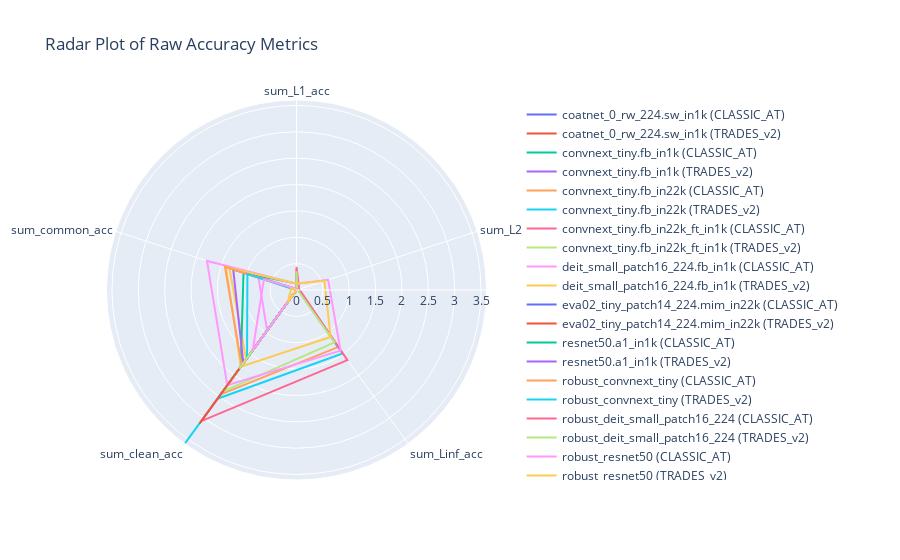

Source (notebook cell):
### Code cell
import pandas as pd

df1 = grouped_df.copy()

metrics_to_sum = ["L1_acc", "L2_acc", "Linf_acc", "clean_acc", "common_acc"]

for metric in metrics_to_sum:
    metric_cols = [col for col in df1.columns if col[1] == metric]
    df1[f'sum_{metric}'] = df1[metric_cols].sum(axis=1)

df_per_row_sums = df1[[f'sum_{m}' for m in metrics_to_sum]]

df_per_row_sums.columns = df_per_row_sums.columns.get_level_values(0)

df_per_row_sums.columns.name = 'metric'

df_per_row_sums


metrics = ['sum_L1_acc', 'sum_L2_acc', 'sum_Linf_acc', 'sum_clean_acc', 'sum_common_acc']

labels = metrics
num_vars = len(labels)
angles = np.linspace(0, 2 * np.pi, num_vars, endpoint=False).tolist()
angles += angles[:1]  # close the loop



# Plot
import plotly.graph_objects as go

# Create Plotly radar plot without fill
fig = go.Figure()

for (backbone, loss), row in df_per_row_sums.iterrows():
    fig.add_trace(go.Scatterpolar(
        r=row.tolist() + [row.tolist()[0]],  # Close the loop
        theta=metrics + [metrics[0]],
        mode='lines',
        name=f"{backbone} ({loss})",
        line=dict(width=2)
    ))

fig.update_layout(
    title="Radar Plot of Raw Accuracy Metrics",
    polar=dict(
        radialaxis=dict(visible=True),
        angularaxis=dict(direction="clockwise")
    ),
    showlegend=True
)

fig.show()

### Figure 1 — Plotly figure (JSON) as saved in the notebook; plotly's stock layout.template omitted (floating-point values rounded to 4 significant figures)
{"data": [{"line": {"width": 2}, "mode": "lines", "name": "coatnet_0_rw_224.sw_in1k (CLASSIC_AT)", "r": [0, 0, 0, 0, 0, 0], "theta": ["sum_L1_acc", "sum_L2_acc", "sum_Linf_acc", "sum_clean_acc", "sum_common_acc", "sum_L1_acc"], "type": "scatterpolar"}, {"line": {"width": 2}, "mode": "lines", "name": "coatnet_0_rw_224.sw_in1k (TRADES_v2)", "r": [0, 0, 0, 0, 0, 0], "theta": ["sum_L1_acc", "sum_L2_acc", "sum_Linf_acc", "sum_clean_acc", "sum_common_acc", "sum_L1_acc"], "type": "scatterpolar"}, {"line": {"width": 2}, "mode": "lines", "name": "convnext_tiny.fb_in1k (CLASSIC_AT)", "r": [0.001333, 0, 0, 1.016, 0, 0.001333], "theta": ["sum_L1_acc", "sum_L2_acc", "sum_Linf_acc", "sum_clean_acc", "sum_common_acc", "sum_L1_acc"], "type": "scatterpolar"}, {"line": {"width": 2}, "mode": "lines", "name": "convnext_tiny.fb_in1k (TRADES_v2)", "r": [0, 0, 0, 2.326, 0, 0], "theta": ["sum_L1_acc", "sum_L2_acc", "sum_Linf_acc", "sum_clean_acc", "sum_common_acc", "sum_L1_acc"], "type": "scatterpolar"}, {"line": {"width": 2}, "mode": "lines", "name": "convnext_tiny.fb_in22k (CLASSIC_AT)", "r": [0.008, 0, 0, 0.9953, 0, 0.008], "theta": ["sum_L1_acc", "sum_L2_acc", "sum_Linf_acc", "sum_clean_acc", "sum_common_acc", "sum_L1_acc"], "type": "scatterpolar"}, {"line": {"width": 2}, "mode": "lines", "name": "convnext_tiny.fb_in22k (TRADES_v2)", "r": [0.007175, 0, 0, 3.603, 0, 0.007175], "theta": ["sum_L1_acc", "sum_L2_acc", "sum_Linf_acc", "sum_clean_acc", "sum_common_acc", "sum_L1_acc"], "type": "scatterpolar"}, {"line": {"width": 2}, "mode": "lines", "name": "convnext_tiny.fb_in22k_ft_in1k (CLASSIC_AT)", "r": [0.012, 0, 0, 1.732, 0, 0.012], "theta": ["sum_L1_acc", "sum_L2_acc", "sum_Linf_acc", "sum_clean_acc", "sum_common_acc", "sum_L1_acc"], "type": "scatterpolar"}, {"line": {"width": 2}, "mode": "lines", "name": "convnext_tiny.fb_in22k_ft_in1k (TRADES_v2)", "r": [0, 0, 0, 2.028, 0, 0], "theta": ["sum_L1_acc", "sum_L2_acc", "sum_Linf_acc", "sum_clean_acc", "sum_common_acc", "sum_L1_acc"], "type": "scatterpolar"}, {"line": {"width": 2}, "mode": "lines", "name": "deit_small_patch16_224.fb_in1k (CLASSIC_AT)", "r": [0, 0, 0, 0.9489, 0.7569, 0], "theta": ["sum_L1_acc", "sum_L2_acc", "sum_Linf_acc", "sum_clean_acc", "sum_common_acc", "sum_L1_acc"], "type": "scatterpolar"}, {"line": {"width": 2}, "mode": "lines", "name": "deit_small_patch16_224.fb_in1k (TRADES_v2)", "r": [0, 0, 0, 1.627, 1.338, 0], "theta": ["sum_L1_acc", "sum_L2_acc", "sum_Linf_acc", "sum_clean_acc", "sum_common_acc", "sum_L1_acc"], "type": "scatterpolar"}, {"line": {"width": 2}, "mode": "lines", "name": "eva02_tiny_patch14_224.mim_in22k (CLASSIC_AT)", "r": [0.006, 0, 0, 0.695, 0, 0.006], "theta": ["sum_L1_acc", "sum_L2_acc", "sum_Linf_acc", "sum_clean_acc", "sum_common_acc", "sum_L1_acc"], "type": "scatterpolar"}, {"line": {"width": 2}, "mode": "lines", "name": "eva02_tiny_patch14_224.mim_in22k (TRADES_v2)", "r": [0, 0, 0, 0.7719, 0, 0], "theta": ["sum_L1_acc", "sum_L2_acc", "sum_Linf_acc", "sum_clean_acc", "sum_common_acc", "sum_L1_acc"], "type": "scatterpolar"}, {"line": {"width": 2}, "mode": "lines", "name": "resnet50.a1_in1k (CLASSIC_AT)", "r": [0.121, 0, 0, 1.8, 1.056, 0.121], "theta": ["sum_L1_acc", "sum_L2_acc", "sum_Linf_acc", "sum_clean_acc", "sum_common_acc", "sum_L1_acc"], "type": "scatterpolar"}, {"line": {"width": 2}, "mode": "lines", "name": "resnet50.a1_in1k (TRADES_v2)", "r": [0.02133, 0, 0, 1.716, 1.262, 0.02133], "theta": ["sum_L1_acc", "sum_L2_acc", "sum_Linf_acc", "sum_clean_acc", "sum_common_acc", "sum_L1_acc"], "type": "scatterpolar"}, {"line": {"width": 2}, "mode": "lines", "name": "robust_convnext_tiny (CLASSIC_AT)", "r": [0.3935, 0.044, 1.338, 2.447, 0, 0.3935], "theta": ["sum_L1_acc", "sum_L2_acc", "sum_Linf_acc", "sum_clean_acc", "sum_common_acc", "sum_L1_acc"], "type": "scatterpolar"}, {"line": {"width": 2}, "mode": "lines", "name": "robust_convnext_tiny (TRADES_v2)", "r": [0.2877, 0.026, 1.487, 2.548, 0, 0.2877], "theta": ["sum_L1_acc", "sum_L2_acc", "sum_Linf_acc", "sum_clean_acc", "sum_common_acc", "sum_L1_acc"], "type": "scatterpolar"}, {"line": {"width": 2}, "mode": "lines", "name": "robust_deit_small_patch16_224 (CLASSIC_AT)", "r": [0.4367, 0.052, 1.643, 3.074, 0, 0.4367], "theta": ["sum_L1_acc", "sum_L2_acc", "sum_Linf_acc", "sum_clean_acc", "sum_common_acc", "sum_L1_acc"], "type": "scatterpolar"}, {"line": {"width": 2}, "mode": "lines", "name": "robust_deit_small_patch16_224 (TRADES_v2)", "r": [0.355, 0.01733, 1.229, 2.384, 0, 0.355], "theta": ["sum_L1_acc", "sum_L2_acc", "sum_Linf_acc", "sum_clean_acc", "sum_common_acc", "sum_L1_acc"], "type": "scatterpolar"}, {"line": {"width": 2}, "mode": "lines", "name": "robust_resnet50 (CLASSIC_AT)", "r": [0.117, 0.6297, 1.421, 2.234, 1.785, 0.117], "theta": ["sum_L1_acc", "sum_L2_acc", "sum_Linf_acc", "sum_clean_acc", "sum_common_acc", "sum_L1_acc"], "type": "scatterpolar"}, {"line": {"width": 2}, "mode": "lines", "name": "robust_resnet50 (TRADES_v2)", "r": [0.123, 0.557, 1.1, 1.795, 1.408, 0.123], "theta": ["sum_L1_acc", "sum_L2_acc", "sum_Linf_acc", "sum_clean_acc", "sum_common_acc", "sum_L1_acc"], "type": "scatterpolar"}, {"line": {"width": 2}, "mode": "lines", "name": "swin_tiny_patch4_window7_224.ms_in1k (CLASSIC_AT)", "r": [0.003, 0, 0, 1.702, 0, 0.003], "theta": ["sum_L1_acc", "sum_L2_acc", "sum_Linf_acc", "sum_clean_acc", "sum_common_acc", "sum_L1_acc"], "type": "scatterpolar"}, {"line": {"width": 2}, "mode": "lines", "name": "swin_tiny_patch4_window7_224.ms_in1k (TRADES_v2)", "r": [0, 0, 0, 3.131, 0, 0], "theta": ["sum_L1_acc", "sum_L2_acc", "sum_Linf_acc", "sum_clean_acc", "sum_common_acc", "sum_L1_acc"], "type": "scatterpolar"}, {"line": {"width": 2}, "mode": "lines", "name": "vit_small_patch16_224.augreg_in1k (CLASSIC_AT)", "r": [0.028, 0, 0, 1.074, 0, 0.028], "theta": ["sum_L1_acc", "sum_L2_acc", "sum_Linf_acc", "sum_clean_acc", "sum_common_acc", "sum_L1_acc"], "type": "scatterpolar"}, {"line": {"width": 2}, "mode": "lines", "name": "vit_small_patch16_224.augreg_in1k (TRADES_v2)", "r": [0, 0, 0, 1.334, 0, 0], "theta": ["sum_L1_acc", "sum_L2_acc", "sum_Linf_acc", "sum_clean_acc", "sum_common_acc", "sum_L1_acc"], "type": "scatterpolar"}, {"line": {"width": 2}, "mode": "lines", "name": "vit_small_patch16_224.augreg_in21k (CLASSIC_AT)", "r": [0.009, 0, 0, 1.77, 1.427, 0.009], "theta": ["sum_L1_acc", "sum_L2_acc", "sum_Linf_acc", "sum_clean_acc", "sum_common_acc", "sum_L1_acc"], "type": "scatterpolar"}, {"line": {"width": 2}, "mode": "lines", "name": "vit_small_patch16_224.augreg_in21k (TRADES_v2)", "r": [0.001, 0, 0, 1.596, 0.9787, 0.001], "theta": ["sum_L1_acc", "sum_L2_acc", "sum_Linf_acc", "sum_clean_acc", "sum_common_acc", "sum_L1_acc"], "type": "scatterpolar"}, {"line": {"width": 2}, "mode": "lines", "name": "vit_small_patch16_224.augreg_in21k_ft_in1k (CLASSIC_AT)", "r": [0.001333, 0, 0, 1.469, 0, 0.001333], "theta": ["sum_L1_acc", "sum_L2_acc", "sum_Linf_acc", "sum_clean_acc", "sum_common_acc", "sum_L1_acc"], "type": "scatterpolar"}, {"line": {"width": 2}, "mode": "lines", "name": "vit_small_patch16_224.augreg_in21k_ft_in1k (TRADES_v2)", "r": [0, 0, 0, 1.845, 0, 0], "theta": ["sum_L1_acc", "sum_L2_acc", "sum_Linf_acc", "sum_clean_acc", "sum_common_acc", "sum_L1_acc"], "type": "scatterpolar"}, {"line": {"width": 2}, "mode": "lines", "name": "vit_small_patch16_224.dino (CLASSIC_AT)", "r": [0.02422, 0.004762, 0, 1.412, 0.65, 0.02422], "theta": ["sum_L1_acc", "sum_L2_acc", "sum_Linf_acc", "sum_clean_acc", "sum_common_acc", "sum_L1_acc"], "type": "scatterpolar"}, {"line": {"width": 2}, "mode": "lines", "name": "vit_small_patch16_224.dino (TRADES_v2)", "r": [0, 0, 0, 0.2853, 0.1047, 0], "theta": ["sum_L1_acc", "sum_L2_acc", "sum_Linf_acc", "sum_clean_acc", "sum_common_acc", "sum_L1_acc"], "type": "scatterpolar"}], "layout": {"polar": {"angularaxis": {"direction": "clockwise"}, "radialaxis": {"visible": true}}, "showlegend": true, "title": {"text": "Radar Plot of Raw Accuracy Metrics"}}}
